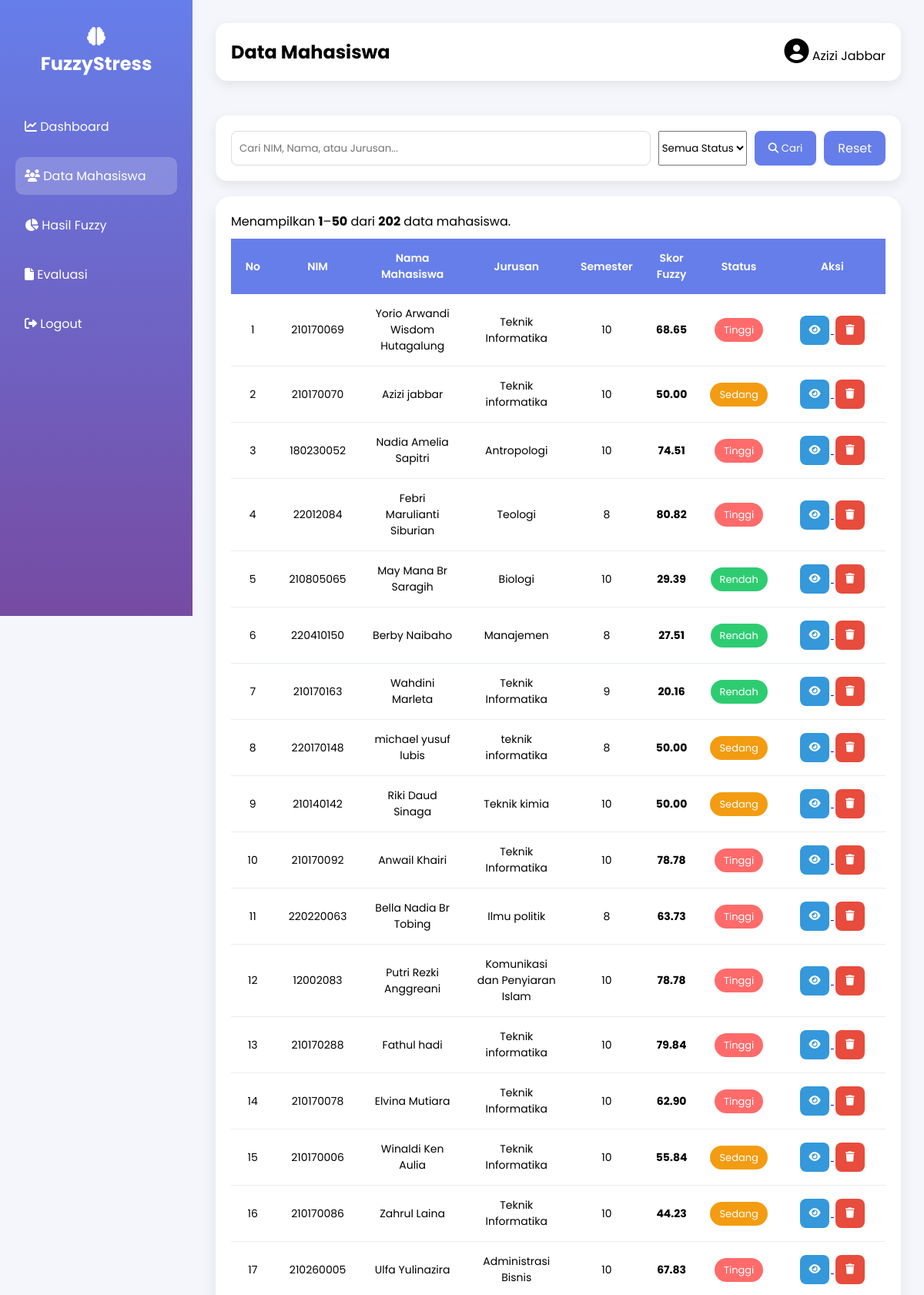
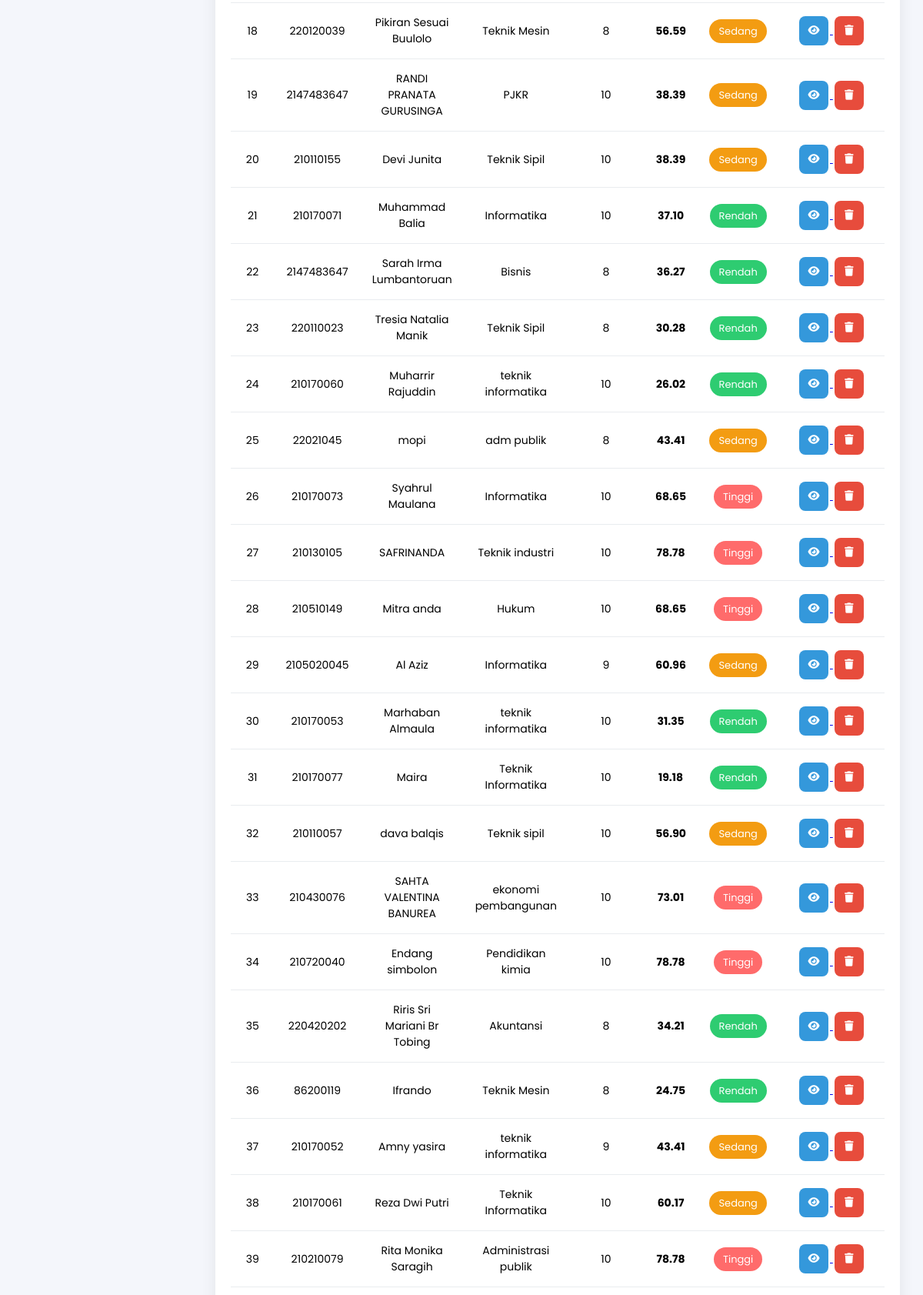
/admin/data.php (signed in, upper part), run on the app's committed database (2 pictures, top to bottom).
### tables this page shows
CREATE TABLE `hasil_fuzzy` (
  `id` int(11) NOT NULL,
  `data_id` int(11) NOT NULL,
  `score_paw` int(11) NOT NULL,
  `score_tm` int(11) NOT NULL,
  `score_pss` int(11) NOT NULL,
  `score_fs` int(11) NOT NULL,
  `score_sq` int(11) NOT NULL,
  `norm_paw` decimal(6,2) NOT NULL,
  `norm_tm` decimal(6,2) NOT NULL,
  `norm_pss` decimal(6,2) NOT NULL,
  `norm_fs` decimal(6,2) NOT NULL,
  `norm_sq` decimal(6,2) NOT NULL,
  `stress_score` decimal(6,2) NOT NULL,
  `stress_category` varchar(20) NOT NULL,
  `created_at` timestamp NOT NULL DEFAULT current_timestamp()
);

CREATE TABLE `data` (
  `data_id` int(2) NOT NULL,
  `nim` int(20) NOT NULL,
  `nama` varchar(100) NOT NULL,
  `jurusan` varchar(100) NOT NULL,
  `semester` int(5) NOT NULL
);

### admin/data.php (the view, shortened to what this page needs)
<?php
include "koneksi/koneksi.php";
$batas = 50;
$halaman = isset($_GET['halaman']) ? (int)$_GET['halaman'] : 1;
$mulai = ($halaman - 1) * $batas;
$keyword = "";
$sql = "
SELECT
    d.data_id,
    d.nim,
    d.nama,
    d.jurusan,
    d.semester,
    h.stress_score,
    h.stress_category
FROM data d
LEFT JOIN hasil_fuzzy h
ON d.data_id = h.data_id
WHERE 1=1
";
$sqlCount = "
SELECT COUNT(*) AS total
FROM data d
LEFT JOIN hasil_fuzzy h
ON d.data_id=h.data_id
WHERE 1=1
";
$resultCount = mysqli_query($conn, $sqlCount);
$dataCount = mysqli_fetch_assoc($resultCount);
$totalData = $dataCount['total'];
$sql .= "
ORDER BY d.data_id ASC
LIMIT $mulai, $batas
";
$queryData = mysqli_query($conn, $sql);
$jumlahDataHalaman = mysqli_num_rows($queryData);
?>
<!DOCTYPE html>
<html lang="id">
<head>
<link rel="stylesheet"
href="https://cdnjs.cloudflare.com/ajax/libs/font-awesome/6.5.2/css/all.min.css">
</head>
<body>
<div class="sidebar">
<h2>
<i class="fas fa-brain"></i>
<br>
FuzzyStress
</h2>
<ul>
<li><a href="dashboard.php"><i class="fas fa-chart-line"></i> Dashboard</a></li>
<li><a href="data.php" style="background:rgba(255,255,255,.2);">
<i class="fas fa-users"></i> Data Mahasiswa</a></li>
<li><a href="hasil.php"><i class="fas fa-chart-pie"></i> Hasil Fuzzy</a></li>
<li><a href="evaluasi.php"><i class="fas fa-file"></i> Evaluasi</a></li>
<li><a href="process/logout.php"><i class="fas fa-sign-out-alt"></i> Logout</a></li>
</ul>
</div>
<div class="main">
<div class="navbar">
<h2>Data Mahasiswa</h2>
<div>
<i class="fas fa-user-circle fa-2x"></i>
<?= $_SESSION['nama']; ?>
</div>
</div>
<div class="search-box">
<form method="GET">
<input
type="text"
name="keyword"
placeholder="Cari NIM, Nama, atau Jurusan..."
value="<?= htmlspecialchars($keyword); ?>">
<select name="status">
<option value="">Semua Status</option>
</select>
<button type="submit">
<i class="fas fa-search"></i>
Cari
</button>
<a href="data.php" class="btnTambah">
Reset
</a>
</form>
</div>
<div class="table-box">
<?php
$awal = ($totalData == 0) ? 0 : $mulai + 1;
$akhir = min($mulai + $jumlahDataHalaman, $totalData);
?>
<p>
Menampilkan <b><?= $awal ?></b>–<b><?= $akhir ?></b> dari <b><?= $totalData ?></b> data mahasiswa.
</p>
<table>
<thead>
<tr>
<th width="60">No</th>
<th>NIM</th>
<th>Nama Mahasiswa</th>
<th>Jurusan</th>
<th>Semester</th>
<th>Skor Fuzzy</th>
<th>Status</th>
<th width="170">Aksi</th>
</tr>
</thead>
<tbody>
<?php
if(mysqli_num_rows($queryData) > 0){
$no = $mulai + 1;
while($row = mysqli_fetch_assoc($queryData)){
?>
<tr>
<td><?= $no++; ?></td>
<td><?= htmlspecialchars($row['nim']); ?></td>
<td><?= htmlspecialchars($row['nama']); ?></td>
<td><?= htmlspecialchars($row['jurusan']); ?></td>
<td><?= $row['semester']; ?></td>
<td>
<b><?= number_format($row['stress_score'],2); ?></b>
</td>
<td>
<?php
if($row['stress_category']=="Tinggi"){
?>
<span style="background:#ff6b6b;
padding:6px 12px;
border-radius:20px;
color:white;
font-size:13px;">
Tinggi
</span>
<?php
}elseif($row['stress_category']=="Sedang"){
?>
<span style="background:#f39c12;
padding:6px 12px;
border-radius:20px;
color:white;
font-size:13px;">
Sedang
</span>
<?php
}else{
?>
<span style="background:#2ecc71;
padding:6px 12px;
border-radius:20px;
color:white;
font-size:13px;">
Rendah
</span>
<?php
}
?>
</td>
<td>
<a href="detail_hasil.php?id=<?= $row['data_id']; ?>">
<button class="btn detail">
<i class="fas fa-eye"></i>
</button>
</a>
<a href="process/hapus.php?id=<?= $row['data_id']; ?>"
onclick="return confirm('Apakah Anda yakin ingin menghapus data ini?');">
<button class="btn delete">
<i class="fas fa-trash"></i>
</button>
</a>
</td>
</tr>
<?php
}
}
?>
</tbody>
</table>
</div>
</div>
</body>
</html>

### admin/data.php (style rules this page uses)
* { margin:0; padding:0; box-sizing:border-box; font-family:'Poppins',sans-serif; }
body { background:#f4f6fb; display:flex; }
.sidebar { width:250px; height:100vh; background:linear-gradient(180deg,#667eea,#764ba2); position:fixed; left:0; top:0; padding:30px 20px; color:#fff; }
.sidebar h2 { text-align:center; margin-bottom:40px; }
.sidebar ul { list-style:none; }
.sidebar ul li { margin:15px 0; }
.sidebar ul li a { display:block; padding:12px; border-radius:10px; color:white; text-decoration:none; transition:.3s; }
.main { margin-left:250px; width:calc(100% - 250px); padding:30px; }
.navbar { background:#fff; padding:20px; border-radius:15px; display:flex; justify-content:space-between; align-items:center; box-shadow:0 5px 15px rgba(0,0,0,.08); margin-bottom:25px; }
.btnTambah { background:#667eea; color:white; padding:10px 18px; border-radius:10px; text-decoration:none; transition:.3s; }
.search-box { background:white; padding:20px; border-radius:15px; box-shadow:0 5px 15px rgba(0,0,0,.08); margin-bottom:20px; }
.search-box form { display:flex; gap:10px; }
.search-box input { flex:1; padding:10px; border:1px solid #ddd; border-radius:8px; }
.search-box button { background:#667eea; color:white; border:none; padding:10px 18px; border-radius:8px; cursor:pointer; }
.table-box { background:white; padding:20px; border-radius:20px; box-shadow:0 10px 20px rgba(0,0,0,.08); }
table { width:100%; border-collapse:collapse; margin-top:10px; }
table thead { background:#667eea; color:white; }
table th { padding:15px; text-align:center; font-size:14px; font-weight:600; }
table td { padding:15px; text-align:center; border-bottom:1px solid #e9ecef; font-size:14px; }
table tbody tr { transition:.3s; }
.btn { width:38px; height:38px; border:none; border-radius:8px; cursor:pointer; color:white; transition:.3s; margin:2px; }
.detail { background:#3498db; }
.delete { background:#e74c3c; }
.table-box { overflow-x:auto; }

### data on the page
hasil_fuzzy: data.nim "210170069", data.nama "Yorio Arwandi Wisdom Hutagalung", data.jurusan "Teknik Informatika", data.semester "10", stress_score "68.65", stress_category "Tinggi"
hasil_fuzzy: data.nim "210170070", data.nama "Azizi jabbar", data.jurusan "Teknik informatika", data.semester "10", stress_score "50.00", stress_category "Sedang"
hasil_fuzzy: data.nim "180230052", data.nama "Nadia Amelia Sapitri", data.jurusan "Antropologi", data.semester "10", stress_score "74.51", stress_category "Tinggi"
hasil_fuzzy: data.nim "22012084", data.nama "Febri Marulianti Siburian", data.jurusan "Teologi", data.semester "8", stress_score "80.82", stress_category "Tinggi"
hasil_fuzzy: data.nim "210805065", data.nama "May Mana Br Saragih", data.jurusan "Biologi", data.semester "10", stress_score "29.39", stress_category "Rendah"
hasil_fuzzy: data.nim "220410150", data.nama "Berby Naibaho", data.jurusan "Manajemen", data.semester "8", stress_score "27.51", stress_category "Rendah"
hasil_fuzzy: data.nim "210170163", data.nama "Wahdini Marleta", data.jurusan "Teknik Informatika", data.semester "9", stress_score "20.16", stress_category "Rendah"
hasil_fuzzy: data.nim "220170148", data.nama "michael yusuf lubis", data.jurusan "teknik informatika", data.semester "8", stress_score "50.00", stress_category "Sedang"
hasil_fuzzy: data.nim "210140142", data.nama "Riki Daud Sinaga", data.jurusan "Teknik kimia", data.semester "10", stress_score "50.00", stress_category "Sedang"
hasil_fuzzy: data.nim "210170092", data.nama "Anwail Khairi", data.jurusan "Teknik Informatika", data.semester "10", stress_score "78.78", stress_category "Tinggi"
hasil_fuzzy: data.nim "220220063", data.nama "Bella Nadia Br Tobing", data.jurusan "Ilmu politik", data.semester "8", stress_score "63.73", stress_category "Tinggi"
hasil_fuzzy: data.nim "12002083", data.nama "Putri Rezki Anggreani", data.jurusan "Komunikasi dan Penyiaran Islam", data.semester "10", stress_score "78.78", stress_category "Tinggi"
hasil_fuzzy: data.nim "210170288", data.nama "Fathul hadi", data.jurusan "Teknik informatika", data.semester "10", stress_score "79.84", stress_category "Tinggi"
hasil_fuzzy: data.nim "210170078", data.nama "Elvina Mutiara", data.jurusan "Teknik Informatika", data.semester "10", stress_score "62.90", stress_category "Tinggi"
hasil_fuzzy: data.nim "210170006", data.nama "Winaldi Ken Aulia", data.jurusan "Teknik Informatika", data.semester "10", stress_score "55.84", stress_category "Sedang"
hasil_fuzzy: data.nim "210170086", data.nama "Zahrul Laina", data.jurusan "Teknik Informatika", data.semester "10", stress_score "44.23", stress_category "Sedang"
hasil_fuzzy: data.nim "210260005", data.nama "Ulfa Yulinazira", data.jurusan "Administrasi Bisnis", data.semester "10", stress_score "67.83", stress_category "Tinggi"
hasil_fuzzy: data.nim "220120039", data.nama "Pikiran Sesuai Buulolo", data.jurusan "Teknik Mesin", data.semester "8", stress_score "56.59", stress_category "Sedang"
hasil_fuzzy: data.nim "2147483647", data.nama "RANDI PRANATA GURUSINGA", data.jurusan "PJKR", data.semester "10", stress_score "38.39", stress_category "Sedang"
hasil_fuzzy: data.nim "210110155", data.nama "Devi Junita", data.jurusan "Teknik Sipil", data.semester "10", stress_score "38.39", stress_category "Sedang"
hasil_fuzzy: data.nim "210170071", data.nama "Muhammad Balia", data.jurusan "Informatika", data.semester "10", stress_score "37.10", stress_category "Rendah"
hasil_fuzzy: data.nim "2147483647", data.nama "Sarah Irma Lumbantoruan", data.jurusan "Bisnis", data.semester "8", stress_score "36.27", stress_category "Rendah"
hasil_fuzzy: data.nim "220110023", data.nama "Tresia Natalia Manik", data.jurusan "Teknik Sipil", data.semester "8", stress_score "30.28", stress_category "Rendah"
hasil_fuzzy: data.nim "210170060", data.nama "Muharrir Rajuddin", data.jurusan "teknik informatika", data.semester "10", stress_score "26.02", stress_category "Rendah"
hasil_fuzzy: data.nim "22021045", data.nama "mopi", data.jurusan "adm publik", data.semester "8", stress_score "43.41", stress_category "Sedang"
hasil_fuzzy: data.nim "210170073", data.nama "Syahrul Maulana", data.jurusan "Informatika", data.semester "10", stress_score "68.65", stress_category "Tinggi"
hasil_fuzzy: data.nim "210130105", data.nama "SAFRINANDA", data.jurusan "Teknik industri", data.semester "10", stress_score "78.78", stress_category "Tinggi"
hasil_fuzzy: data.nim "210510149", data.nama "Mitra anda", data.jurusan "Hukum", data.semester "10", stress_score "68.65", stress_category "Tinggi"
hasil_fuzzy: data.nim "2105020045", data.nama "Al Aziz", data.jurusan "Informatika", data.semester "9", stress_score "60.96", stress_category "Sedang"
hasil_fuzzy: data.nim "210170053", data.nama "Marhaban Almaula", data.jurusan "teknik informatika", data.semester "10", stress_score "31.35", stress_category "Rendah"
hasil_fuzzy: data.nim "210170077", data.nama "Maira", data.jurusan "Teknik Informatika", data.semester "10", stress_score "19.18", stress_category "Rendah"
hasil_fuzzy: data.nim "210110057", data.nama "dava balqis", data.jurusan "Teknik sipil", data.semester "10", stress_score "56.90", stress_category "Sedang"
hasil_fuzzy: data.nim "210430076", data.nama "SAHTA VALENTINA BANUREA", data.jurusan "ekonomi pembangunan", data.semester "10", stress_score "73.01", stress_category "Tinggi"
hasil_fuzzy: data.nim "210720040", data.nama "Endang simbolon", data.jurusan "Pendidikan kimia", data.semester "10", stress_score "78.78", stress_category "Tinggi"
hasil_fuzzy: data.nim "220420202", data.nama "Riris Sri Mariani Br Tobing", data.jurusan "Akuntansi", data.semester "8", stress_score "34.21", stress_category "Rendah"
hasil_fuzzy: data.nim "86200119", data.nama "Ifrando", data.jurusan "Teknik Mesin", data.semester "8", stress_score "24.75", stress_category "Rendah"
hasil_fuzzy: data.nim "210170052", data.nama "Amny yasira", data.jurusan "teknik informatika", data.semester "9", stress_score "43.41", stress_category "Sedang"
hasil_fuzzy: data.nim "210170061", data.nama "Reza Dwi Putri", data.jurusan "Teknik Informatika", data.semester "10", stress_score "60.17", stress_category "Sedang"
hasil_fuzzy: data.nim "210210079", data.nama "Rita Monika Saragih", data.jurusan "Administrasi publik", data.semester "10", stress_score "78.78", stress_category "Tinggi"

### other printed values
$_SESSION['nama'] "Azizi Jabbar"
$awal "1"
$akhir "50"
$totalData "202"
